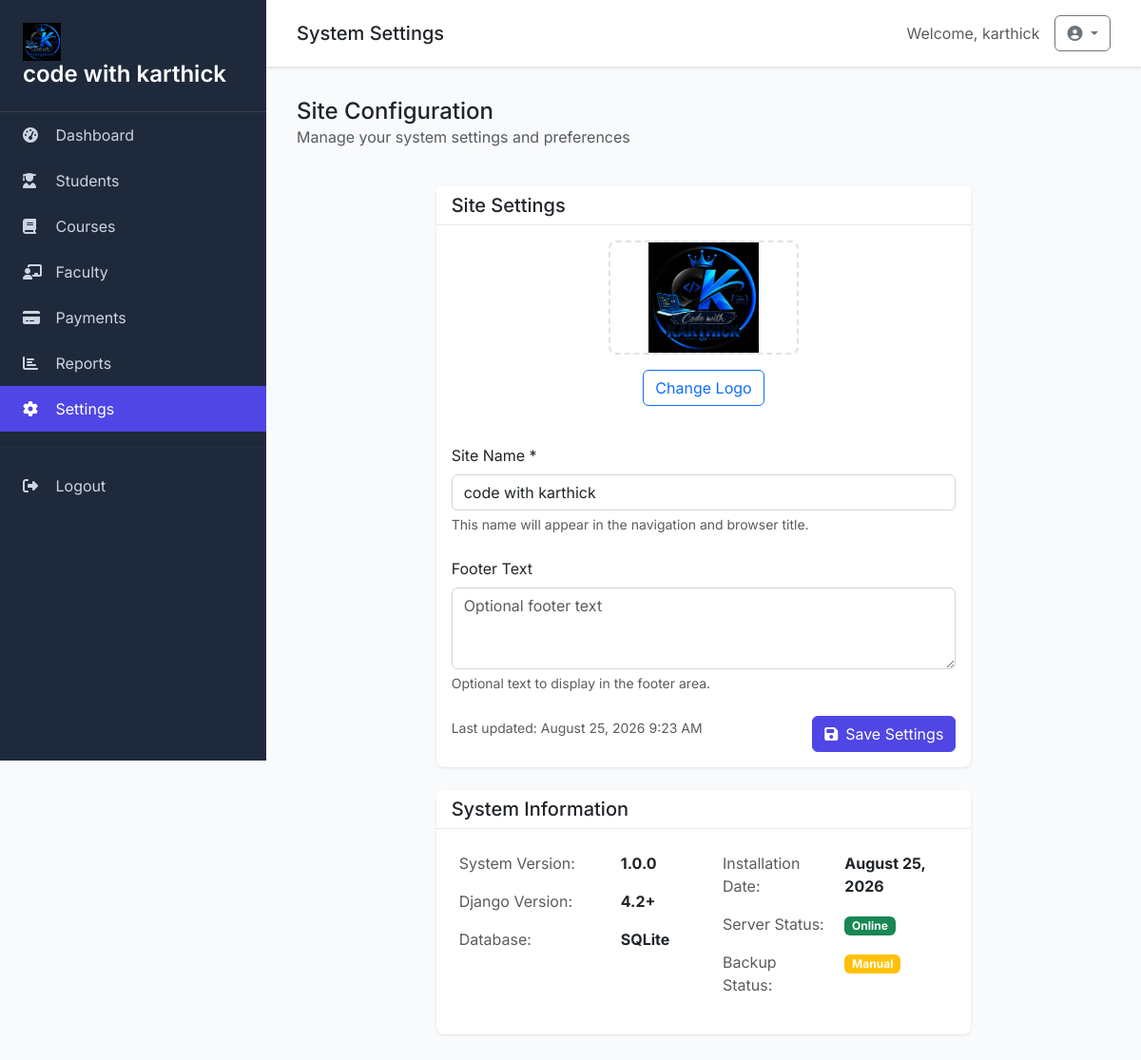
Page /settings/ (signed in) on the committed database.
### myapp/models.py (models this page shows, shortened)
class SiteSetting(models.Model):
    site_name = models.CharField(max_length=200, default='Student Management System')
    logo = models.ImageField(upload_to='logos/', blank=True, null=True)
    footer_text = models.TextField(blank=True, null=True)
    created_at = models.DateTimeField(auto_now_add=True)
    updated_at = models.DateTimeField(auto_now=True)
    class Meta:
        verbose_name = 'Site Setting'
        verbose_name_plural = 'Site Settings'

### myapp/views.py (the view, shortened to what this page needs)
# urls.py: path('settings/', views.settings_view, name='settings'),
@login_required
def settings_view(request):
    settings = SiteSetting.objects.first()
    return render(request, "settings.html", {"settings": settings})

### templates/settings.html (shortened to what this page needs)
{% extends 'base.html' %}
{% block page_title %}System Settings{% endblock %}
{% block content %}
<div class="row mb-4">
    <div class="col-12">
        <h4 class="mb-0">Site Configuration</h4>
        <p class="text-muted">Manage your system settings and preferences</p>
    </div>
</div>
<div class="row">
    <div class="col-lg-8 mx-auto">
        <div class="card">
            <div class="card-header">
                <h5 class="mb-0">Site Settings</h5>
            </div>
            <div class="card-body">
                <form method="post" enctype="multipart/form-data">
                    <div class="row mb-3">
                        <div class="col-12 text-center mb-4">
                            <div class="logo-upload">
                                <div class="logo-preview" id="logoPreview">
                                    {% if settings.logo %}
                                        <img src="{{ settings.logo.url }}" alt="Current Logo">
                                    {% else %}
                                        <i class="fas fa-image fa-3x text-muted"></i>
                                        <p class="mb-0 mt-2">Upload Logo</p>
                                    {% endif %}
                                </div>
                                <button type="button" class="btn btn-outline-primary mt-3" onclick="document.getElementById('logo').click()">
                                    {% if settings.logo %}Change Logo{% else %}Upload Logo{% endif %}
                                </button>
                            </div>
                        </div>
                    </div>
                    <div class="mb-4">
                        <label for="site_name" class="form-label">Site Name *</label>
                        <input type="text" class="form-control" id="site_name" name="site_name"
                               value="{{ settings.site_name|default:'Student Management System' }}" required>
                        <div class="form-text">This name will appear in the navigation and browser title.</div>
                    </div>
                    <div class="mb-4">
                        <label for="footer_text" class="form-label">Footer Text</label>
                        <textarea class="form-control" id="footer_text" name="footer_text" rows="3"
                                  placeholder="Optional footer text">{{ settings.footer_text|default:"" }}</textarea>
                        <div class="form-text">Optional text to display in the footer area.</div>
                    </div>
                    <div class="d-flex justify-content-between">
                        <div>
                            {% if settings %}
                                <small class="text-muted">
                                    Last updated: {{ settings.updated_at|date:"F d, Y g:i A" }}
                                </small>
                            {% endif %}
                        </div>
                        <button type="submit" class="btn btn-primary">
                            <i class="fas fa-save me-2"></i>Save Settings
                        </button>
                    </div>
                </form>
            </div>
        </div>
        <div class="card mt-4">
            <div class="card-header">
                <h5 class="mb-0">System Information</h5>
            </div>
            <div class="card-body">
                <div class="row">
                    <div class="col-md-6">
                        <table class="table table-borderless">
                            <tr>
                                <td class="text-muted">System Version:</td>
                                <td><strong>1.0.0</strong></td>
                            </tr>
                            <tr>
                                <td class="text-muted">Django Version:</td>
                                <td><strong>{{ django_version|default:"4.2+" }}</strong></td>
                            </tr>
                            <tr>
                                <td class="text-muted">Database:</td>
                                <td><strong>SQLite</strong></td>
                            </tr>
                        </table>
                    </div>
                    <div class="col-md-6">
                        <table class="table table-borderless">
                            <tr>
                                <td class="text-muted">Installation Date:</td>
                                <td><strong>{% if settings.created_at %}{{ settings.created_at|date:"F d, Y" }}{% else %}N/A{% endif %}</strong></td>
                            </tr>
                            <tr>
                                <td class="text-muted">Server Status:</td>
                                <td><span class="badge bg-success">Online</span></td>
                            </tr>
                            <tr>
                                <td class="text-muted">Backup Status:</td>
                                <td><span class="badge bg-warning">Manual</span></td>
                            </tr>
                        </table>
                    </div>
                </div>
            </div>
        </div>
    </div>
</div>
{% endblock %}

### templates/base.html (shortened to what this page needs)
<!DOCTYPE html>
{% load static %}
<html lang="en">
<head>
    <link href="https://cdn.jsdelivr.net/npm/bootstrap@5.3.0/dist/css/bootstrap.min.css" rel="stylesheet">
    <link href="https://cdnjs.cloudflare.com/ajax/libs/font-awesome/6.4.0/css/all.min.css" rel="stylesheet">
</head>
<body>
    <div class="sidebar">
        <div class="sidebar-brand">
            {% if settings.logo %}
                <img src="{{ settings.logo.url }}" alt="Logo" height="40" class="me-2">
            {% endif %}
            <h4>{{ settings.site_name|default:'SMS' }}</h4>
        </div>
        <nav class="nav flex-column">
            <a class="nav-link {% if request.resolver_match.url_name == 'dashboard' %}active{% endif %}" href="{% url 'dashboard' %}">
                <i class="fas fa-tachometer-alt"></i> Dashboard
            </a>
            <a class="nav-link {% if 'student' in request.resolver_match.url_name %}active{% endif %}" href="{% url 'student_list' %}">
                <i class="fas fa-user-graduate"></i> Students
            </a>
            <a class="nav-link {% if 'course' in request.resolver_match.url_name %}active{% endif %}" href="{% url 'course_list' %}">
                <i class="fas fa-book"></i> Courses
            </a>
            <a class="nav-link {% if 'faculty' in request.resolver_match.url_name %}active{% endif %}" href="{% url 'faculty_list' %}">
                <i class="fas fa-chalkboard-teacher"></i> Faculty
            </a>
            <a class="nav-link {% if 'payment' in request.resolver_match.url_name %}active{% endif %}" href="{% url 'payment_list' %}">
                <i class="fas fa-credit-card"></i> Payments
            </a>
            <a class="nav-link {% if request.resolver_match.url_name == 'reports' %}active{% endif %}" href="{% url 'reports' %}">
                <i class="fas fa-chart-bar"></i> Reports
            </a>
            <a class="nav-link {% if request.resolver_match.url_name == 'settings' %}active{% endif %}" href="{% url 'settings' %}">
                <i class="fas fa-cog"></i> Settings
            </a>
            <hr class="my-3" style="border-color: #374151;">
            <a class="nav-link" href="{% url 'logout' %}">
                <i class="fas fa-sign-out-alt"></i> Logout
            </a>
        </nav>
    </div>
    <div class="main-content">
        <div class="topbar d-flex justify-content-between align-items-center">
            <h5 class="mb-0">{% block page_title %}Dashboard{% endblock %}</h5>
            <div class="d-flex align-items-center">
                <span class="text-muted me-3">Welcome, {{ user.get_full_name|default:user.username }}</span>
                <div class="dropdown">
                    <button class="btn btn-outline-secondary dropdown-toggle" type="button" data-bs-toggle="dropdown">
                        <i class="fas fa-user-circle"></i>
                    </button>
                </div>
            </div>
        </div>
        {% block content %}{% endblock %}
    </div>
</body>
</html>

### templates/base.html (style rules this page uses)
:root { --primary-color: #4f46e5; --secondary-color: #6366f1; --success-color: #10b981; --danger-color: #ef4444; --warning-color: #f59e0b; --info-color: #3b82f6; --dark-color: #1f2937; --light-color: #f9fafb; --sidebar-bg: #1e293b; --sidebar-text: #cbd5e1; }
body { font-family: 'Inter', sans-serif; background-color: var(--light-color); }
.sidebar { background: var(--sidebar-bg); min-height: 100vh; position: fixed; top: 0; left: 0; width: 280px; z-index: 1000; transition: all 0.3s ease; }
.sidebar-brand { padding: 1.5rem; border-bottom: 1px solid #374151; }
.sidebar-brand h4 { color: white; margin: 0; font-weight: 600; }
.nav-link { color: var(--sidebar-text) !important; padding: 0.75rem 1.5rem; border-radius: 0; transition: all 0.3s ease; }
.nav-link:hover, .nav-link.active { background: var(--primary-color); color: white !important; }
.nav-link i { width: 20px; margin-right: 10px; }
.main-content { margin-left: 280px; padding: 2rem; }
.topbar { background: white; padding: 1rem 2rem; margin: -2rem -2rem 2rem -2rem; box-shadow: 0 1px 3px rgba(0,0,0,0.1); border-bottom: 1px solid #e5e7eb; }
.card { border: none; box-shadow: 0 1px 3px rgba(0,0,0,0.1); border-radius: 8px; }
.card-header { background: white; border-bottom: 1px solid #e5e7eb; font-weight: 600; }
.btn-primary { background: var(--primary-color); border-color: var(--primary-color); }
.table { border-radius: 8px; overflow: hidden; }
.form-control, .form-select { border-radius: 6px; border: 1px solid #d1d5db; }

### templates/settings.html (style rules this page uses)
.logo-upload { display: inline-block; }
.logo-preview { width: 200px; height: 120px; border: 2px dashed #dee2e6; border-radius: 8px; display: flex; flex-direction: column; align-items: center; justify-content: center; cursor: pointer; transition: all 0.3s ease; overflow: hidden; }
.logo-preview img { max-width: 100%; max-height: 100%; object-fit: contain; }

### rows in the picture
SiteSetting: logo (picture), site_name "code with karthick", updated_at "August 25, 2026 9:23 AM", created_at "August 25, 2026"

### other values in the picture
{{ user.get_full_name|default:user.username }} "karthick"
{{ django_version|default:"4.2+" }} "4.2+"
